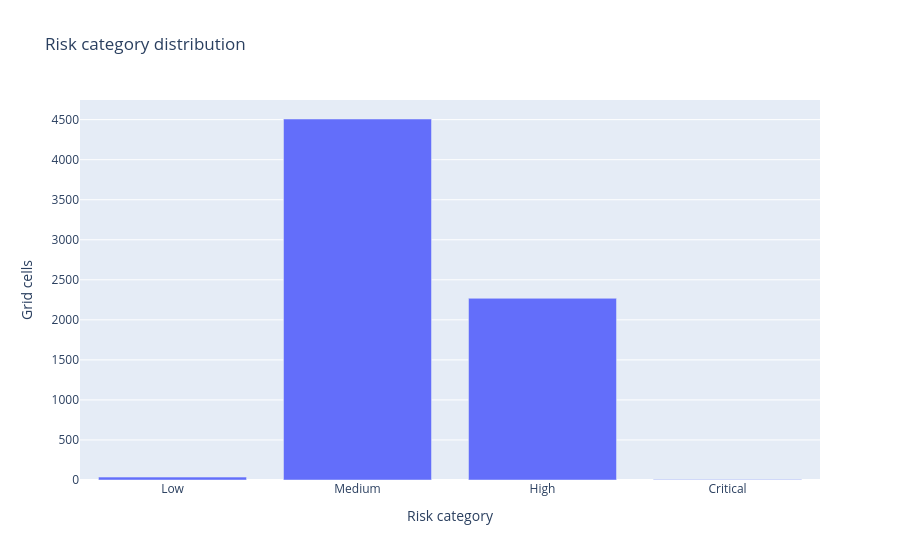

Source (notebook cell):
### Code cell
category_counts = (
    risk_scores["risk_category"]
    .value_counts()
    .reindex(["Low", "Medium", "High", "Critical"])
    .dropna()
    .reset_index()
)
category_counts.columns = ["risk_category", "area_count"]
fig = px.bar(
    category_counts,
    x="risk_category",
    y="area_count",
    title="Risk category distribution",
    labels={"risk_category": "Risk category", "area_count": "Grid cells"},
)
fig.show()
display(category_counts)

### Figure 1 — Plotly figure (JSON) as saved in the notebook; plotly's stock layout.template omitted (floating-point values rounded to 4 significant figures)
{"data": [{"hovertemplate": "Risk category=%{x}<br>Grid cells=%{y}<extra></extra>", "legendgroup": "", "marker": {"color": "#636efa", "pattern": {"shape": ""}}, "name": "", "orientation": "v", "showlegend": false, "textposition": "auto", "type": "bar", "x": ["Low", "Medium", "High", "Critical"], "xaxis": "x", "y": [36, 4508, 2269, 6], "yaxis": "y"}], "layout": {"barmode": "relative", "legend": {"tracegroupgap": 0}, "title": {"text": "Risk category distribution"}, "xaxis": {"anchor": "y", "domain": [0, 1], "title": {"text": "Risk category"}}, "yaxis": {"anchor": "x", "domain": [0, 1], "title": {"text": "Grid cells"}}}}
